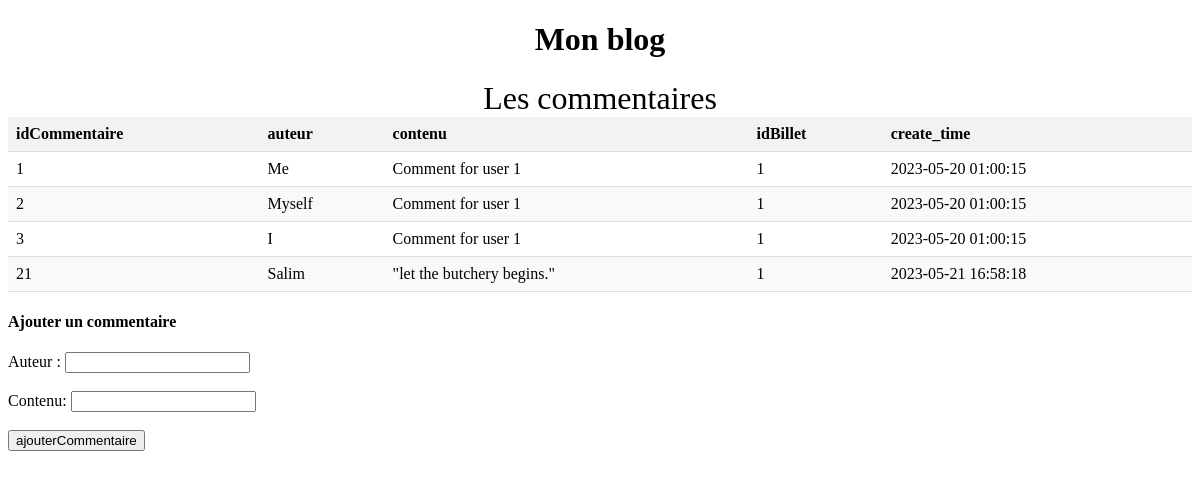
Page /vue/index.php?renderVueBillet&id=1 on the committed database.
### tables this page shows
CREATE TABLE `comments` (
  `idCommentaire` int NOT NULL AUTO_INCREMENT,
  `auteur` varchar(255) DEFAULT NULL,
  `contenu` text,
  `idBillet` int DEFAULT NULL,
  `create_time` datetime DEFAULT NULL,
  PRIMARY KEY (`idCommentaire`),
  KEY `comments` (`idBillet`),
  CONSTRAINT `comments_ibfk_1` FOREIGN KEY (`idBillet`) REFERENCES `t_billet` (`idBillet`)
);

### commentaire.php (called while the page is built, shortened)
<?php
class Commentaire extends model {
    public function getCommentaires($idBillet){
        try {
            $db = $this->connectDb();
            $sql = 'SELECT * FROM comments where idBillet = ?';
            $stm = $db->prepare($sql);
            $stm->bindParam(1, $idBillet, PDO::PARAM_INT);
            $stm->execute();
            $commentaires = $stm->fetchAll(PDO::FETCH_ASSOC);
            return $commentaires;
        } catch (\PDOException $th) {
            throw $th;
        }
    }
}
?>

### vue/vueBillet.php (the view, shortened to what this page needs)
<?php
require_once('/wamp64/www/mvc0/commentaire.php');
$id = $_GET['id'];
$commentaire_s_ParId = $cmtrObj->getCommentaires($id);
?>
<table>
    <?php if ((count($cmtrObj->getCommentaires($id)) != 0)){ ?>
    <caption>Les commentaires</caption>
    <thead>
        <tr>
        <?php foreach($commentaire_s_ParId[0] as $keyHeader => $valueHeader):?>
            <th><?=$keyHeader?></th>
        <?php endforeach?>
        </tr>
    </thead>
    <tbody>
    <?php foreach($commentaire_s_ParId as $commentaireParId): ?>
        <tr>
            <td><?=$commentaireParId['idCommentaire']?></td>
            <td><?=$commentaireParId['auteur']?></td>
            <td><?=$commentaireParId['contenu']?></td>
            <td><?=$commentaireParId['idBillet']?></td>
            <td><?=$commentaireParId['create_time']?></td>
    <?php endforeach?>
    </tbody>
    <?php } else { ?>
        <p>il n'y a pas de commentaire associé à cet identifiant</p>
        <?php }  ?>
</table>
<form method="POST">
    <h4>Ajouter un commentaire </h4>
    <label for="auteur">Auteur : </label>
    <input type="text" name="auteur" > <br> <br>
    <label for="contenu">Contenu:</label>
    <input type="text" name="contenu" > <br> <br>
    <input type="submit" value="ajouterCommentaire" name="ajouterCommentaire">
</form>

### vue/gabarit.php (shortened to what this page needs)
<!DOCTYPE html>
<html lang="en">
<head>
</head>
<body>
    <h1>Mon blog</h1>
</body>
</html>

### vue/index.php (shortened to what this page needs)
<?php
class Vue {
    public function renderVueBillet(){
        require_once('gabarit.php');
        require_once('vueBillet.php');
    }
}
require_once('gabarit.php');
$Vue = new Vue();
if ($_SERVER['REQUEST_METHOD'] === 'GET') {
    if (isset($_GET['renderVueBillet'])) {
        $idErr = intval(@$_GET['id']);
        if (  isset($_GET['id']) == false  )  {
            $Vue->renderVueErreur(1);
            exit;
        }
        else if ($idErr == 0){
            $Vue->renderVueErreur(2);
            exit;
        }
        else{
            $Vue->renderVueBillet();
            exit;
        }
    }
}
require_once('/wamp64/www/mvc0/commentaire.php');
?>

### vue/gabarit.php (style rules this page uses)
table { border-collapse: collapse; width: 100%; }
table caption { border-collapse: collapse; width: 100%; font-size: 2em; }
th, td { padding: 8px; text-align: left; border-bottom: 1px solid #ddd; }
th { background-color: #f2f2f2; }
tr:nth-child(even) { background-color: #f9f9f9; }
h1 { text-align: center; }

### rows in the picture
comments: idCommentaire "1", auteur "Me", contenu "Comment for user 1", idBillet "1", create_time "2023-05-20 01:00:15"
comments: idCommentaire "2", auteur "Myself", contenu "Comment for user 1", idBillet "1", create_time "2023-05-20 01:00:15"
comments: idCommentaire "3", auteur "I", contenu "Comment for user 1", idBillet "1", create_time "2023-05-20 01:00:15"
comments: idCommentaire "21", auteur "Salim", contenu "\"let the butchery begins.\"", idBillet "1", create_time "2023-05-21 16:58:18"

### other values in the picture
$keyHeader "idCommentaire"
$keyHeader "auteur"
$keyHeader "contenu"
$keyHeader "idBillet"
$keyHeader "create_time"
